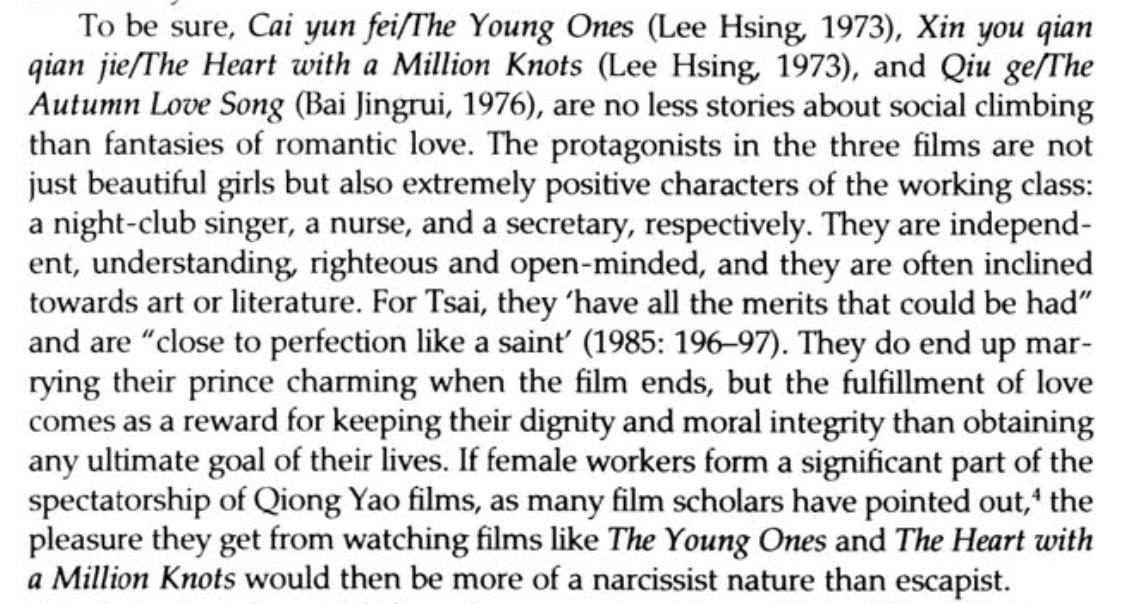
#> input picture scanner/textbook_test.png, 1130 x 604 px
$ python pytess_test.py textbook_test.png
#> lines starting #> are read from the running program, lines starting #| are printed output that depends on the picture; after the words box and inside, x2 and y2 are one past the last pixel; in counts of white or black regions, pixels touching at a corner belong together
import pytesseract
import sys
from PIL import Image, ImageEnhance, ImageFilter

# http://stackoverflow.com/questions/37745519/use-pytesseract-to-recognize-text-from-image

# print(pytesseract.image_to_string(Image.open('textbook_test.png')))
# print(pytesseract.image_to_string(Image.open('receipt_test.png')))
# print(pytesseract.image_to_string(Image.open('receipt_test2.jpg')))

def main():

    if len(sys.argv) > 2:
        print("Too many arguments. Specify one image file as input.")
        sys.exit(1)

    pathName = sys.argv[1]
    try:
        im = Image.open(pathName) # the second one
#> im is the input picture: PIL image 1130x604 RGBA; mean R, G, B, A 218.5, 218.5, 218.5, 255
    except:
        print("Image cannot be opened")
        sys.exit(2)
    im = im.filter(ImageFilter.MedianFilter())
    enhancer = ImageEnhance.Contrast(im)
    im = enhancer.enhance(2)
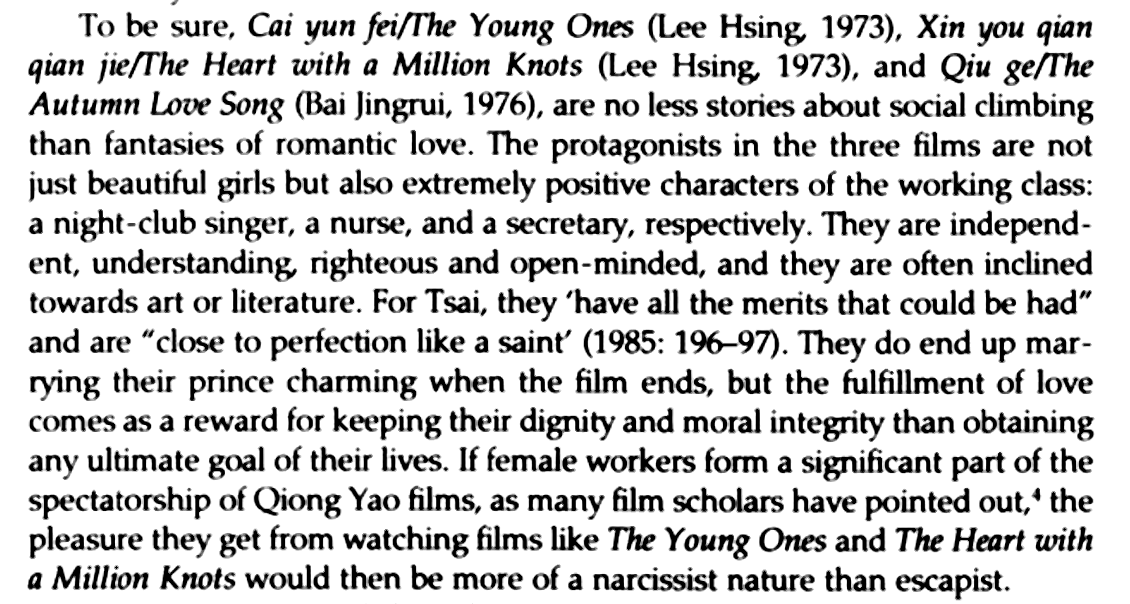
#> im: PIL image 1130x604 RGBA; mean R, G, B, A 207.3, 207.3, 207.3, 255
    im = im.convert('1')
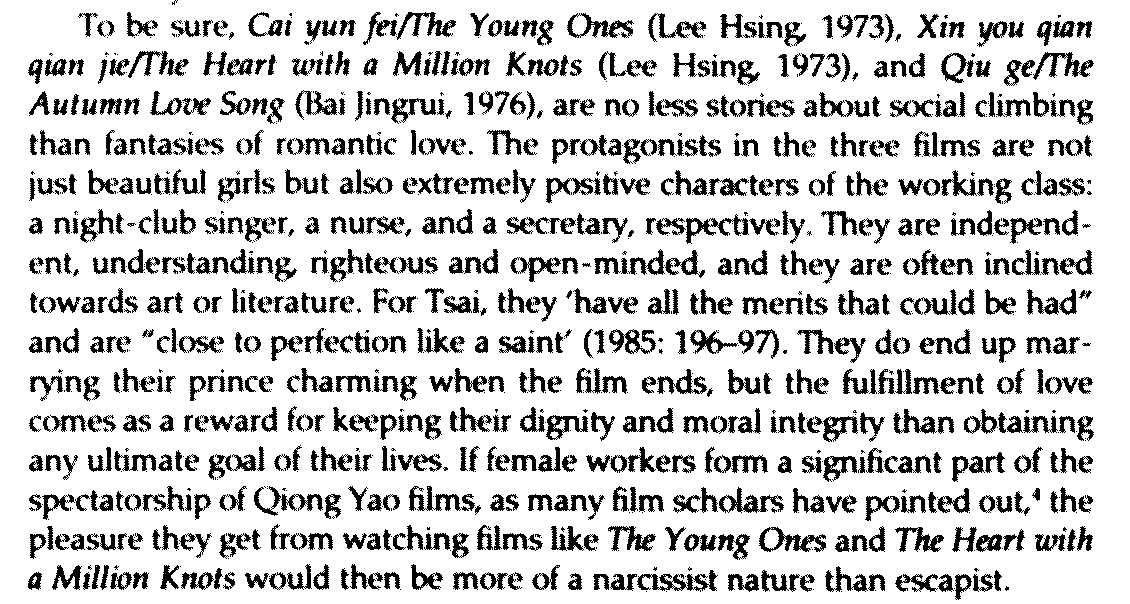
#> im: PIL image 1130x604 1; 81.4% white; 1226 black regions (491 under 20 px), largest, box (x1, y1, x2, y2) and area: (637, 570, 718, 592) 740, (759, 527, 826, 552) 658, (567, 13, 634, 38) 623
    im.save("output/temp.jpg")
    text = pytesseract.image_to_string(Image.open("output/temp.jpg"))
    print(text)

if __name__ == "__main__":
    main()
#> (the call stopped at in main, `text = pytesseract.image_to_string(Image.open("output/temp.jpg"))`: pytesseract is not available in this run)
